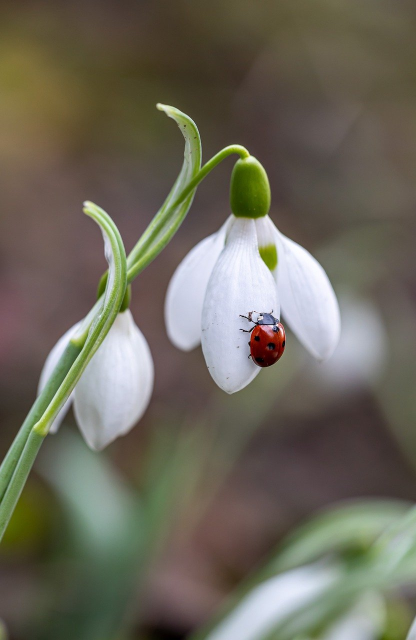
#> input picture images/flower 2024-09-24.jpg, 832 x 1280 px (shown at 1/2 size)
$ python cropping_img.py
#> lines starting #> are read from the running program, lines starting #| are printed output that depends on the picture; after the words box and inside, x2 and y2 are one past the last pixel; in counts of white or black regions, pixels touching at a corner belong together
import cv2
import numpy as np

img=cv2.imread('images/flower 2024-09-24.jpg')
#> img is the input picture: shape (1280, 832, 3); mean B, G, R 91.4, 105.3, 108.9
img1=img#modifies the og image
img1=img.copy()#does not modify the original image
cv2.imshow("img window",img)
cv2.imshow("img1 window",img1)
img1[100,100]=(0,255,0)
#> img1: shape (1280, 832, 3); under 0.01% of pixels changed, all inside (x1, y1, x2, y2) = (100, 100, 101, 101)
img1[105,100]=(0,255,0)
#> img1: shape (1280, 832, 3); mean B, G, R 91.4, 105.3, 108.9

img1[101,100]=(0,255,0)
#> img1: shape (1280, 832, 3); mean B, G, R 91.4, 105.3, 108.9

img1[102,100]=(0,255,0)
#> img1: shape (1280, 832, 3); mean B, G, R 91.4, 105.3, 108.9

img1[103,100]=(0,255,0)
#> img1: shape (1280, 832, 3); mean B, G, R 91.4, 105.3, 108.9

img1[104,100]=(0,255,0)
#> img1: shape (1280, 832, 3); mean B, G, R 91.4, 105.3, 108.9

img1[105,100]=(0,255,0)

cv2.imshow("img modify window",img)
cv2.imshow("img1 modify window",img1)


print(img.shape)
#| (1280, 832, 3)

corp_img=img[600:800,400:600]
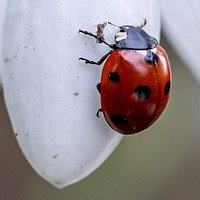
#> corp_img: shape (200, 200, 3); mean B, G, R 148.7, 144, 151.6
cv2.imshow("cropped image",corp_img)
cv2.waitKey(0)
